Frame 1 (no input): blank canvas, image omitted
Frame 60 (the mouse pressed at the canvas centre just before this capture): blank canvas, image omitted
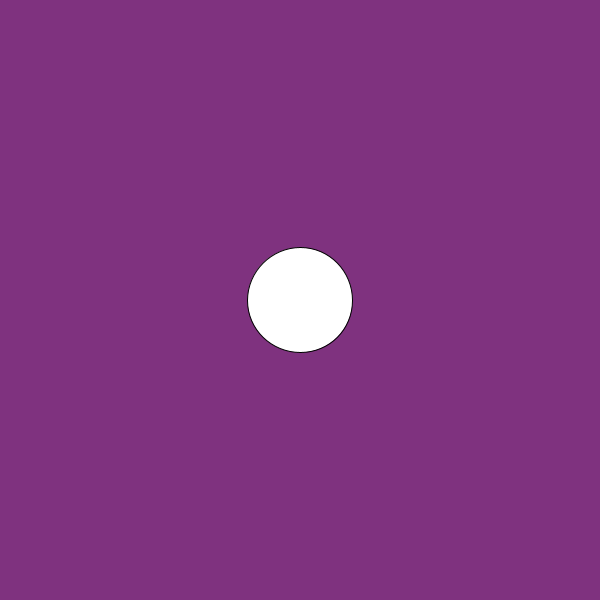
Frame 120 (the mouse held since frame 60 and released just before this capture)

The Processing sketch whose frames 1 and 60 were blank and that drew this single picture after the mouse press (run headless with seeded random() and noise(); from frame 60 on, the mouse is pressed at the canvas centre):

// Processing sketch: ejercicio03
// ── ejercicio03.pde
void setup() {
  size(600, 600);
}

void draw() {
  float red = map(mouseX, 0, width, 0, 255);
  float blue = map(mouseY, 0, height, 0, 255);
  background(red, 50, blue);

  float diameter = map(mouseY, 0, height, 10, 200);
  fill(255);
  circle(width/2, height/2, diameter);
}
